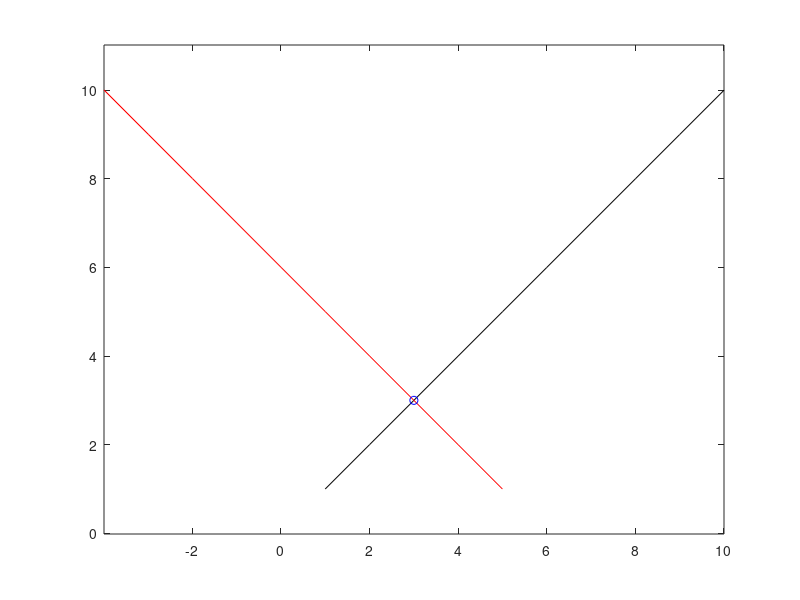

This figure's MATLAB source:
% define the x- and y-data for the original line we would like to rotate
x = 1:10;
y = 1:10;
% create a matrix of these points, which will be useful in future calculations
v = [x;y];
% choose a point which will be the center of rotation
x_center = x(3);
y_center = y(3);
% create a matrix which will be used later in calculations
center = repmat([x_center; y_center], 1, length(x));
% define a 60 degree counter-clockwise rotation matrix
for theta = 0:.01:pi/2
    R = [cos(theta) -sin(theta); sin(theta) cos(theta)];
    % do the rotation...
    s = v - center;     % shift points in the plane so that the center of rotation is at the origin
    so = R*s;           % apply the rotation about the origin
    vo = so + center;   % shift again so the origin goes back to the desired center of rotation
    % this can be done in one line as:
    % vo = R*(v - center) + center
    % pick out the vectors of rotated x- and y-data
    x_rotated = vo(1,:);
    y_rotated = vo(2,:);
    % make a plot
    
    plot(x, y, 'k-', x_rotated, y_rotated, 'r-', x_center, y_center, 'bo')
    pause(.1);
end
axis equal